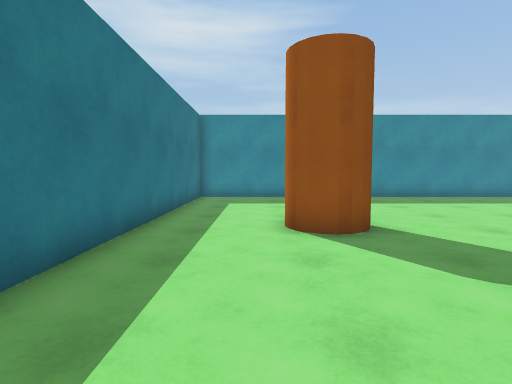
View 1 (above)

12 first-person views from a walk through a Unity game level. The camera is 1.2 m above the floor, tilts 4° down and sees 80° across. The floor is counted in squares, 1 m on a side. Each view is taken from the middle of a square. On the plan, view 1 faces up. The plan holds only what a view shows up to about 13 squares ahead; the rest is blank. The player is left out.

View 2
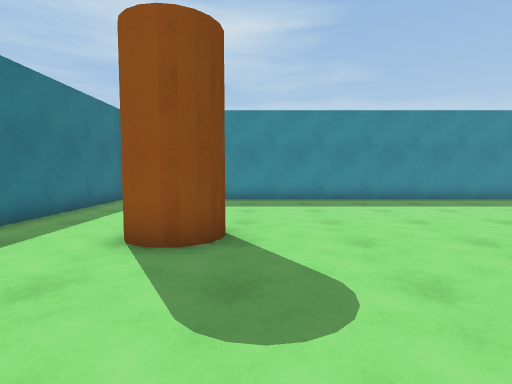

View 3
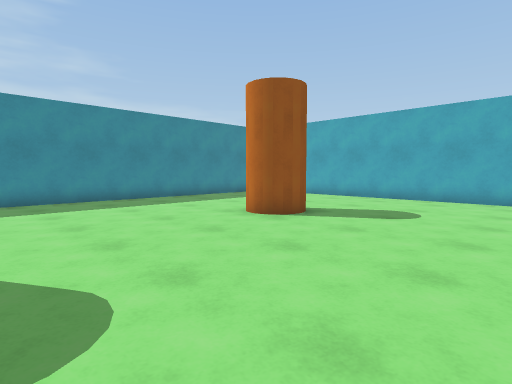

View 4
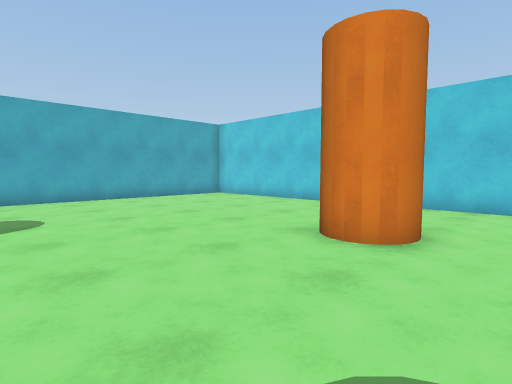

View 5
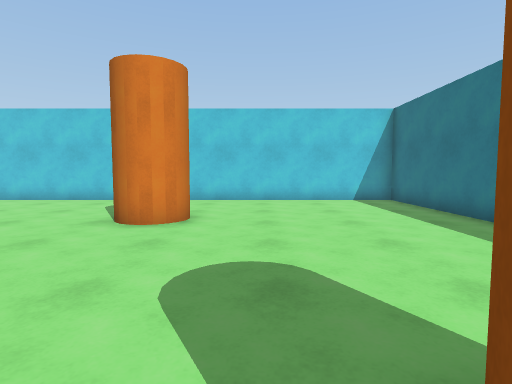

View 6
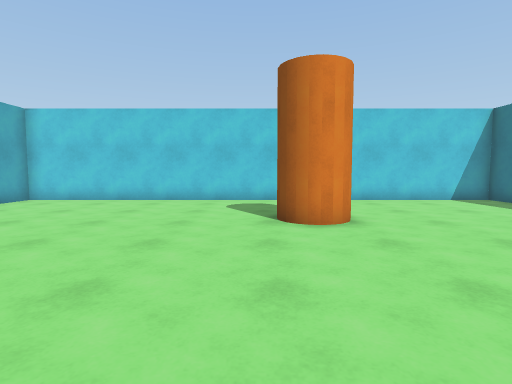

View 7
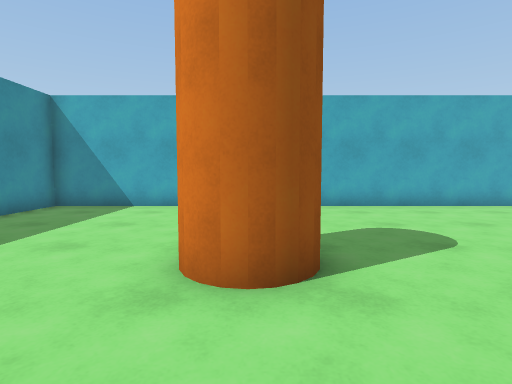

View 8
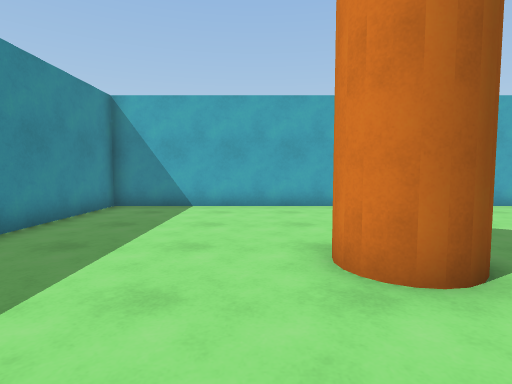

View 9
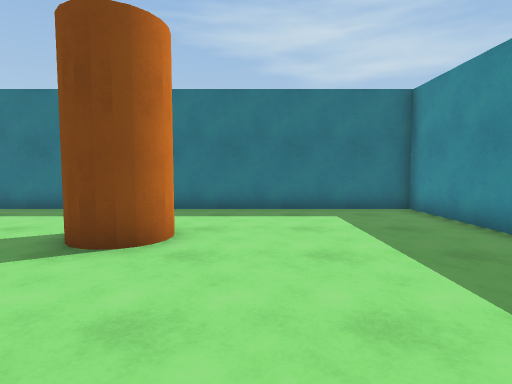

View 10
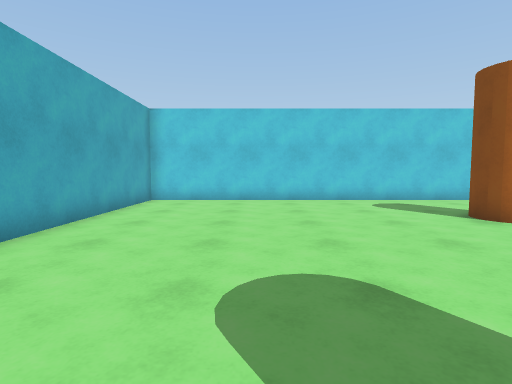

View 11
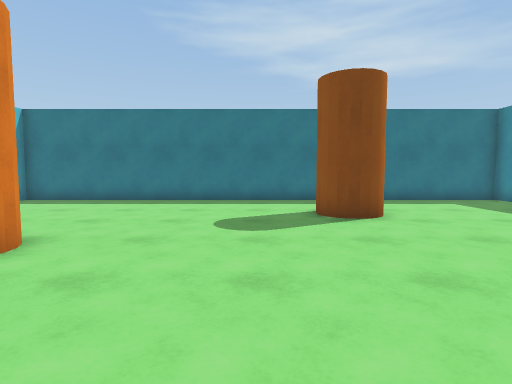

View 12
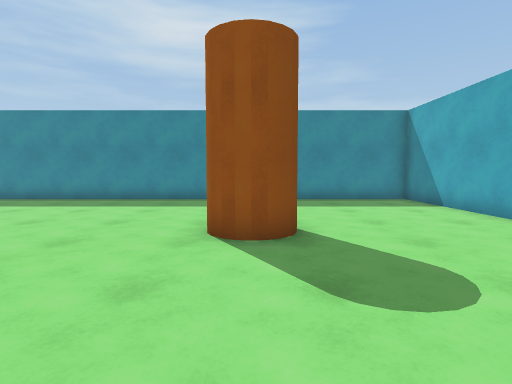

### Floor plan
Points are (right, up) in squares from view 1. A wall is a line through its corners. A room is listed if a view was taken in it or the views show most of it. See-through windows are left out.
Room 1 (views 1, 2, 3, 4, 5, 6, 7, 8, 9, 10, 11, 12)
walls: (10, 6.2) (9.5, 6.2); (5.2, 0.2) (5.7, 0.3); (6.5, -0.5) (6.4, -1); (10.8, 6.9) (10.5, 6.3) (9.6, 6.1) (9, 6.8) (9.1, 7.4) (9.3, 7.9) (9.9, 8) (10.3, 7.9); (2.4, 6.4) (2.2, 6); (4.6, -0.7) (4.7, -0.2); (16.3, -5.5) (16.3, 13.8) (-2.5, 13.8) (-2.5, -5.5) (16.3, -5.5)

Positions as (right, up) in squares from view 1, and headings:
1: (0, 0), facing up
2: (3, 1), facing up
3: (3, 1), facing up-right
4: (3, 5), facing down-right
5: (3, 7), facing down
6: (7, 7), facing down
7: (6, 7), facing right
8: (6, 9), facing right
9: (7, 9), facing left
10: (12, 7), facing down
11: (10, 4), facing left
12: (10, 1), facing up
